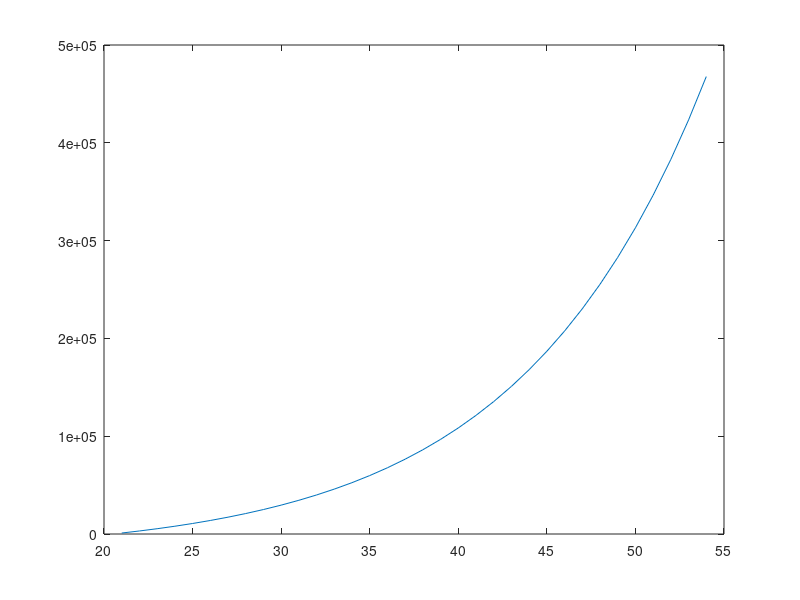

Write the MATLAB code that produced this figure.
retire = 33;
returnAmt = 1.10;
total = zeros(1,retire);
total(1) = 1000;
yearlyAddition = 2000;
for age = 1:retire
    total(age+1) = total(age)*returnAmt + yearlyAddition;
end
age = 21:retire+21;
plot(age,total);
